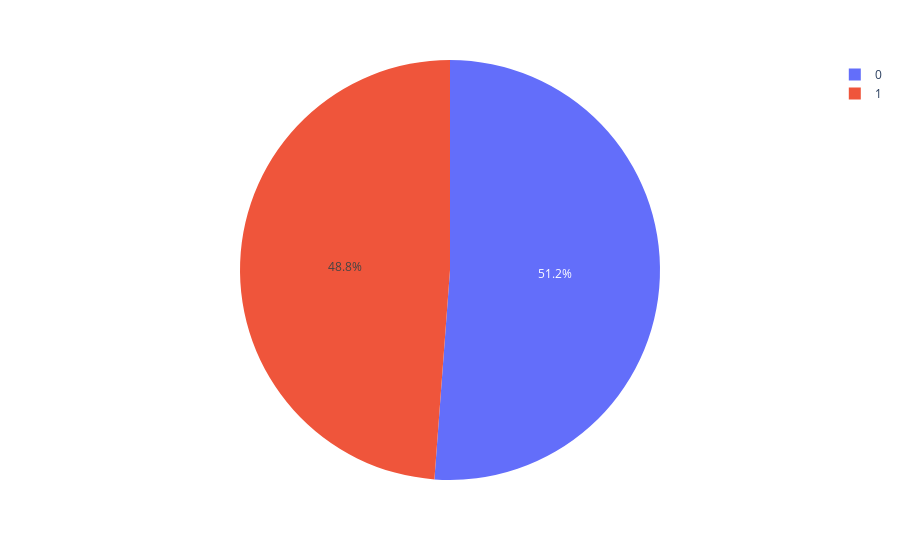

The notebook cell this image was saved under:
### Code cell
fig = px.pie(clients_merged, values='has_mortgage', names='gender')
fig.show()

### Figure 1 — Plotly figure (JSON) as saved in the notebook; plotly's stock layout.template omitted (floating-point values rounded to 4 significant figures; data arrays with more than 128 entries replaced by an {"elided": "..."} marker saying what was removed)
{"data": [{"domain": {"x": [0, 1], "y": [0, 1]}, "hovertemplate": "gender=%{label}<br>has_mortgage=%{value}<extra></extra>", "labels": {"elided": "11162 int values"}, "legendgroup": "", "name": "", "showlegend": true, "type": "pie", "values": {"elided": "11162 int values"}}], "layout": {"legend": {"tracegroupgap": 0}, "margin": {"t": 60}}}
